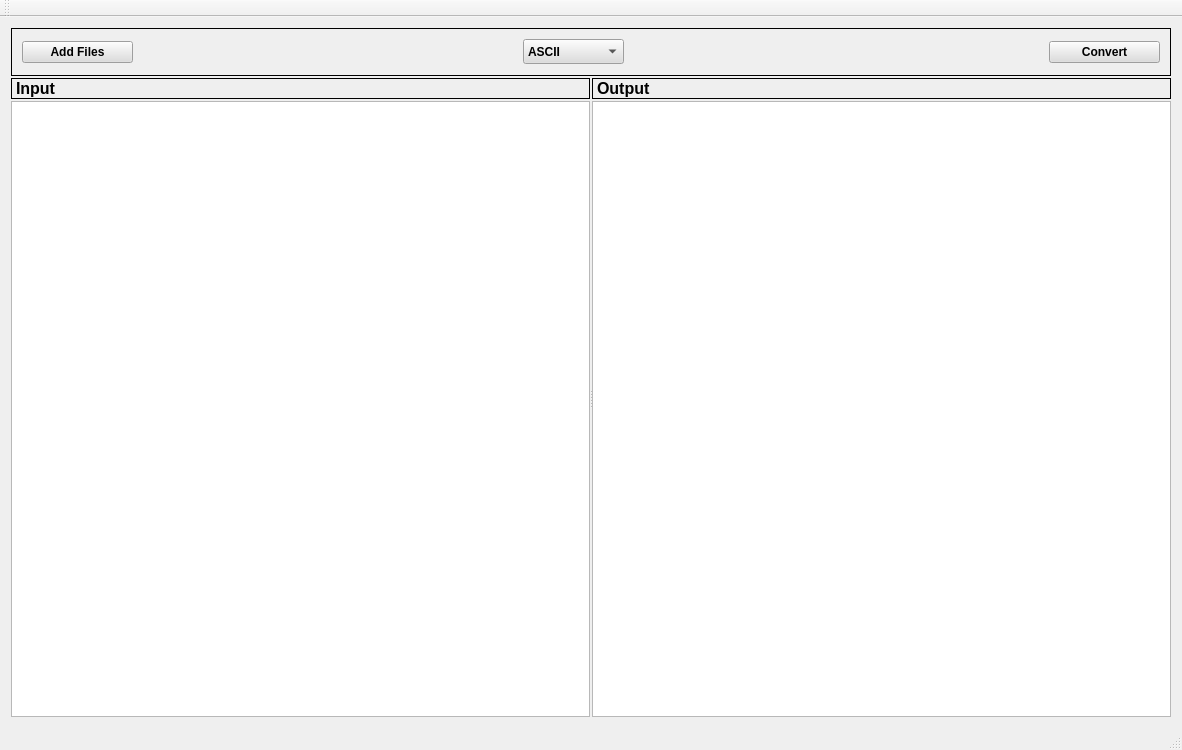
<?xml version="1.0" encoding="UTF-8"?>
<ui version="4.0">
 <class>MainWindow</class>
 <widget class="QMainWindow" name="MainWindow">
  <property name="geometry">
   <rect>
    <x>0</x>
    <y>0</y>
    <width>1182</width>
    <height>750</height>
   </rect>
  </property>
  <property name="windowTitle">
   <string>Novatel Convert</string>
  </property>
  <property name="windowIcon">
   <iconset resource="images/Images.qrc">
    <normaloff>:/new/prefix1/convert4_Icon.ico</normaloff>:/new/prefix1/convert4_Icon.ico</iconset>
  </property>
  <widget class="QWidget" name="centralWidget">
   <layout class="QHBoxLayout" name="horizontalLayout_2">
    <item>
     <layout class="QVBoxLayout" name="verticalLayout_3" stretch="7,93">
      <property name="spacing">
       <number>2</number>
      </property>
      <item>
       <widget class="QWidget" name="upperwidget" native="true">
        <property name="styleSheet">
         <string notr="true">.QWidget{
border: 1px solid black;
}
</string>
        </property>
        <layout class="QHBoxLayout" name="horizontalLayout">
         <item>
          <widget class="QPushButton" name="pushButton">
           <property name="minimumSize">
            <size>
             <width>111</width>
             <height>0</height>
            </size>
           </property>
           <property name="autoFillBackground">
            <bool>false</bool>
           </property>
           <property name="styleSheet">
            <string notr="true">background-color:#DDDDDD;
font-weight:bold</string>
           </property>
           <property name="text">
            <string>Add Files</string>
           </property>
          </widget>
         </item>
         <item>
          <spacer name="horizontalSpacer">
           <property name="orientation">
            <enum>Qt::Horizontal</enum>
           </property>
           <property name="sizeHint" stdset="0">
            <size>
             <width>415</width>
             <height>20</height>
            </size>
           </property>
          </spacer>
         </item>
         <item>
          <widget class="QComboBox" name="typeofconversioncmbBox">
           <property name="minimumSize">
            <size>
             <width>101</width>
             <height>25</height>
            </size>
           </property>
           <property name="styleSheet">
            <string notr="true">background-color:#DDDDDD;
font-weight:bold;</string>
           </property>
           <item>
            <property name="text">
             <string>ASCII</string>
            </property>
           </item>
           <item>
            <property name="text">
             <string>BINARY</string>
            </property>
           </item>
           <item>
            <property name="text">
             <string>RINEX</string>
            </property>
           </item>
          </widget>
         </item>
         <item>
          <spacer name="horizontalSpacer_2">
           <property name="orientation">
            <enum>Qt::Horizontal</enum>
           </property>
           <property name="sizeHint" stdset="0">
            <size>
             <width>450</width>
             <height>20</height>
            </size>
           </property>
          </spacer>
         </item>
         <item>
          <widget class="QPushButton" name="pushButton_2">
           <property name="minimumSize">
            <size>
             <width>111</width>
             <height>0</height>
            </size>
           </property>
           <property name="styleSheet">
            <string notr="true">background-color:#DDDDDD;
font-weight:bold;</string>
           </property>
           <property name="text">
            <string>Convert</string>
           </property>
          </widget>
         </item>
        </layout>
       </widget>
      </item>
      <item>
       <widget class="QSplitter" name="splitter">
        <property name="lineWidth">
         <number>1</number>
        </property>
        <property name="orientation">
         <enum>Qt::Horizontal</enum>
        </property>
        <property name="handleWidth">
         <number>2</number>
        </property>
        <widget class="QWidget" name="inputfile_info" native="true">
         <layout class="QVBoxLayout" name="verticalLayout">
          <property name="spacing">
           <number>2</number>
          </property>
          <property name="leftMargin">
           <number>0</number>
          </property>
          <property name="topMargin">
           <number>0</number>
          </property>
          <property name="rightMargin">
           <number>0</number>
          </property>
          <property name="bottomMargin">
           <number>0</number>
          </property>
          <item>
           <widget class="QLabel" name="input_lbl">
            <property name="font">
             <font>
              <pointsize>12</pointsize>
              <weight>75</weight>
              <bold>true</bold>
             </font>
            </property>
            <property name="autoFillBackground">
             <bool>false</bool>
            </property>
            <property name="styleSheet">
             <string notr="true">border: 1px solid black;
font-weight:bold;
font-size:12pt;


</string>
            </property>
            <property name="text">
             <string>Input</string>
            </property>
           </widget>
          </item>
          <item>
           <widget class="QTreeView" name="inputtreeView">
            <property name="styleSheet">
             <string notr="true"/>
            </property>
           </widget>
          </item>
         </layout>
        </widget>
        <widget class="QWidget" name="outputfile_info" native="true">
         <layout class="QVBoxLayout" name="verticalLayout_2">
          <property name="spacing">
           <number>2</number>
          </property>
          <property name="leftMargin">
           <number>0</number>
          </property>
          <property name="topMargin">
           <number>0</number>
          </property>
          <property name="rightMargin">
           <number>0</number>
          </property>
          <property name="bottomMargin">
           <number>0</number>
          </property>
          <item>
           <widget class="QLabel" name="output_lbl">
            <property name="font">
             <font>
              <pointsize>12</pointsize>
              <weight>75</weight>
              <bold>true</bold>
             </font>
            </property>
            <property name="styleSheet">
             <string notr="true">border: 1px solid black;
font-weight : bold;
font-size :12pt;</string>
            </property>
            <property name="text">
             <string>Output</string>
            </property>
           </widget>
          </item>
          <item>
           <widget class="QTreeView" name="outputtreeeView"/>
          </item>
         </layout>
        </widget>
       </widget>
      </item>
     </layout>
    </item>
   </layout>
  </widget>
  <widget class="QMenuBar" name="menuBar">
   <property name="geometry">
    <rect>
     <x>0</x>
     <y>0</y>
     <width>1182</width>
     <height>21</height>
    </rect>
   </property>
  </widget>
  <widget class="QToolBar" name="mainToolBar">
   <attribute name="toolBarArea">
    <enum>TopToolBarArea</enum>
   </attribute>
   <attribute name="toolBarBreak">
    <bool>false</bool>
   </attribute>
  </widget>
  <widget class="QStatusBar" name="statusBar"/>
 </widget>
 <layoutdefault spacing="6" margin="11"/>
 <resources>
  <include location="images/Images.qrc"/>
 </resources>
 <connections/>
</ui>
